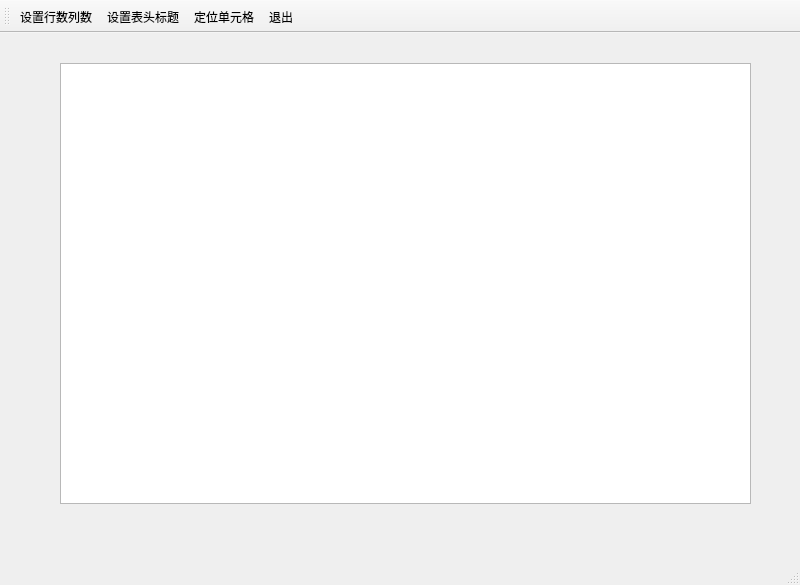
<?xml version="1.0" encoding="UTF-8"?>
<ui version="4.0">
 <class>MainWindow</class>
 <widget class="QMainWindow" name="MainWindow">
  <property name="geometry">
   <rect>
    <x>0</x>
    <y>0</y>
    <width>800</width>
    <height>585</height>
   </rect>
  </property>
  <property name="windowTitle">
   <string>MainWindow</string>
  </property>
  <widget class="QWidget" name="centralwidget">
   <widget class="QTableView" name="tableView">
    <property name="geometry">
     <rect>
      <x>60</x>
      <y>30</y>
      <width>691</width>
      <height>441</height>
     </rect>
    </property>
   </widget>
  </widget>
  <widget class="QMenuBar" name="menubar">
   <property name="geometry">
    <rect>
     <x>0</x>
     <y>0</y>
     <width>800</width>
     <height>21</height>
    </rect>
   </property>
  </widget>
  <widget class="QStatusBar" name="statusbar"/>
  <widget class="QToolBar" name="toolBar">
   <property name="windowTitle">
    <string>toolBar</string>
   </property>
   <property name="toolButtonStyle">
    <enum>Qt::ToolButtonTextUnderIcon</enum>
   </property>
   <attribute name="toolBarArea">
    <enum>TopToolBarArea</enum>
   </attribute>
   <attribute name="toolBarBreak">
    <bool>false</bool>
   </attribute>
   <addaction name="actTab_SetSize"/>
   <addaction name="actTab_SetHeader"/>
   <addaction name="actTab_Locate"/>
   <addaction name="actTab_Quit"/>
  </widget>
  <action name="actTab_SetSize">
   <property name="icon">
    <iconset resource="res.qrc">
     <normaloff>:/images/images/230.bmp</normaloff>:/images/images/230.bmp</iconset>
   </property>
   <property name="text">
    <string>设置行数列数</string>
   </property>
   <property name="toolTip">
    <string>设置行数列数</string>
   </property>
  </action>
  <action name="actTab_SetHeader">
   <property name="icon">
    <iconset resource="res.qrc">
     <normaloff>:/images/images/516.bmp</normaloff>:/images/images/516.bmp</iconset>
   </property>
   <property name="text">
    <string>设置表头标题</string>
   </property>
   <property name="toolTip">
    <string>设置表头标题</string>
   </property>
  </action>
  <action name="actTab_Quit">
   <property name="icon">
    <iconset resource="res.qrc">
     <normaloff>:/images/images/132.bmp</normaloff>:/images/images/132.bmp</iconset>
   </property>
   <property name="text">
    <string>退出</string>
   </property>
   <property name="toolTip">
    <string>退出本软件</string>
   </property>
  </action>
  <action name="actTab_Locate">
   <property name="icon">
    <iconset resource="res.qrc">
     <normaloff>:/images/images/304.bmp</normaloff>:/images/images/304.bmp</iconset>
   </property>
   <property name="text">
    <string>定位单元格</string>
   </property>
   <property name="toolTip">
    <string>定位单元格</string>
   </property>
  </action>
 </widget>
 <resources>
  <include location="res.qrc"/>
 </resources>
 <connections>
  <connection>
   <sender>actTab_Quit</sender>
   <signal>triggered()</signal>
   <receiver>MainWindow</receiver>
   <slot>close()</slot>
   <hints>
    <hint type="sourcelabel">
     <x>-1</x>
     <y>-1</y>
    </hint>
    <hint type="destinationlabel">
     <x>399</x>
     <y>299</y>
    </hint>
   </hints>
  </connection>
 </connections>
</ui>
